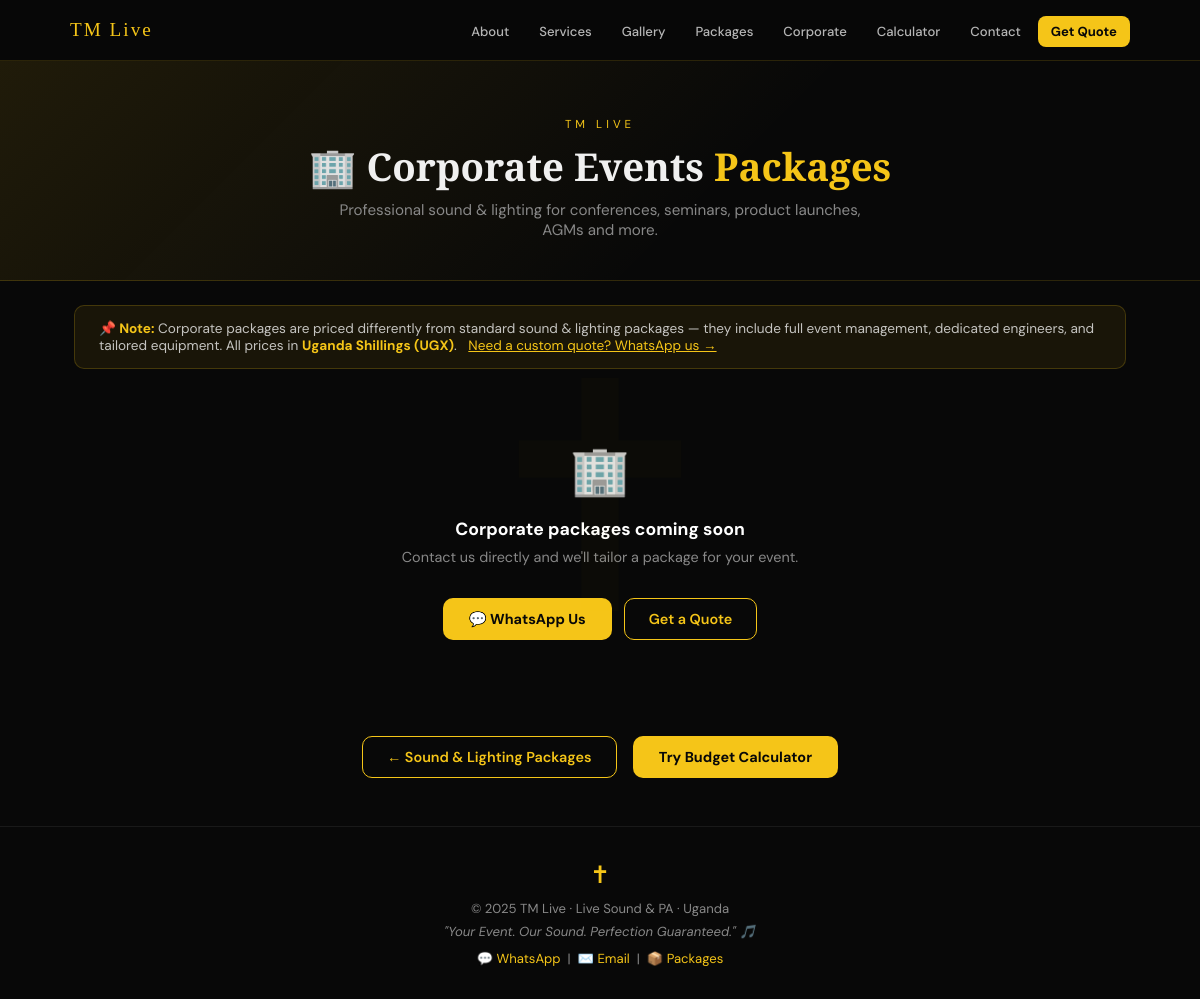
Page /corporate/ on the earlier database version.
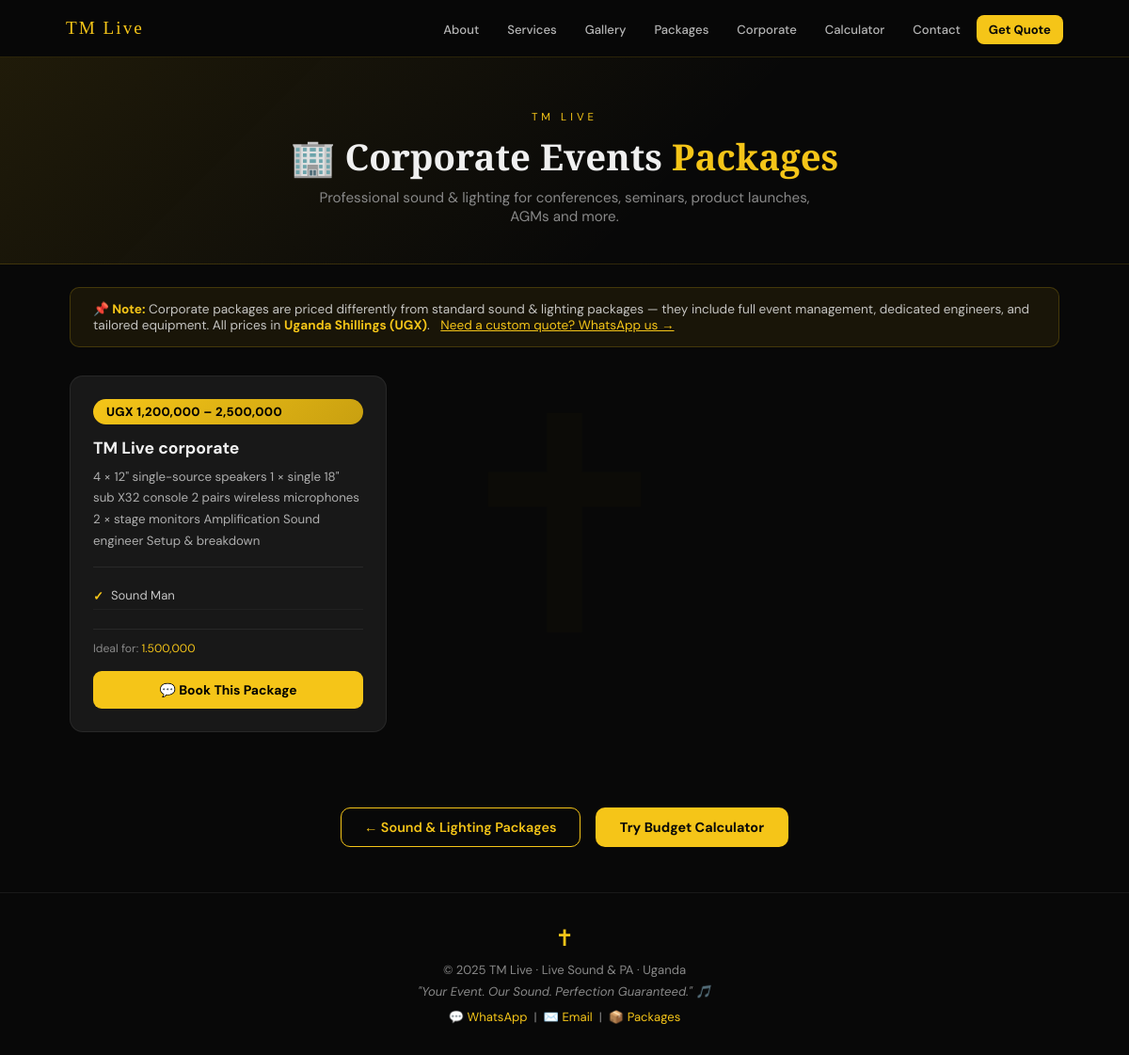
Same page on the later database version.
### catalogue/models.py (models this page shows, shortened)
class SiteSettings(models.Model):
    site_name     = models.CharField(max_length=100, default="TM Live")
    tagline       = models.CharField(max_length=200, default="Your Event. Our Sound. Perfection Guaranteed.")
    logo          = models.ImageField(upload_to=logo_upload_path, blank=True, null=True,
                                      help_text="Logo shown in the hero circle")
    hero_image    = models.ImageField(upload_to=hero_upload_path, blank=True, null=True,
                                      help_text="Background image for the hero section (optional)")
    hero_line1    = models.CharField(max_length=60, default="YOUR EVENT",
                                     help_text="First cycling headline line")
    hero_line2    = models.CharField(max_length=60, default="OUR SOUND",
                                     help_text="Second cycling headline line")
    hero_line3    = models.CharField(max_length=60, default="PERFECTION",
                                     help_text="Third cycling headline line")
    hero_line4    = models.CharField(max_length=60, default="GUARANTEED",
                                     help_text="Fourth cycling headline line")
    hero_verse    = models.CharField(max_length=300,
                                     default="Professional Sound. Honouring Your Faith. Glorifying Christ.",
                                     help_text="Small italic text above the headline")
    phone_calls   = models.CharField(max_length=30, default="+256704995334",
                                     help_text="Primary phone (calls)")
    phone_wa1     = models.CharField(max_length=30, default="+256777523280",
                                     help_text="WhatsApp number 1")
    phone_wa2     = models.CharField(max_length=30, default="+256750329798",
                                     help_text="WhatsApp number 2 (leave blank to hide)")
    email         = models.EmailField(default="tmlive256@gmail.com")
    location      = models.CharField(max_length=100, default="Uganda")
    vision_title  = models.CharField(max_length=200,
                                     default="Professional Sound. Honouring Your Faith. Glorifying Christ.")
    vision_body   = models.TextField(
        default=(
            "TM Live is a Trusted PA System and Live Sound Provider Company committed to delivering "
            "exceptional audio experiences with Professionalism, Integrity, and Excellence. Whether "
            "you're hosting a celebration, a corporate gathering, a church event, or a community "
            "function, we provide reliable sound solutions tailored to your event's needs.\n\n"
            "Our foundation is rooted in Christian values, guiding us to serve every client with "
            "honesty, respect, and a commitment to excellence. Honouring both your Faith and Christ.\n\n"
            "We believe every event deserves sound that is clear, engaging, and memorable. 🎶"
        ),
        help_text="Supports line breaks. Use **bold** for emphasis."
    )
    footer_note   = models.CharField(max_length=300,
                                     default="© 2025 TM Live · Live Sound & PA · Uganda",
                                     blank=True)
    class Meta:
        verbose_name = "Site Settings"
        verbose_name_plural = "Site Settings"
    @classmethod
    def get(cls):
        obj, _ = cls.objects.get_or_create(pk=1)
        return obj
    def wa1_digits(self):
        return ''.join(c for c in self.phone_wa1 if c.isdigit())

class CorporatePackage(models.Model):
    name        = models.CharField(max_length=120)
    description = models.TextField(blank=True)
    price_min   = models.IntegerField(help_text="Min price in UGX")
    price_max   = models.IntegerField(help_text="Max price in UGX (same as min = fixed price)")
    includes    = models.TextField(help_text="What's included — one item per line")
    ideal_for   = models.CharField(max_length=300, blank=True)
    order       = models.PositiveIntegerField(default=0)
    is_active   = models.BooleanField(default=True)
    class Meta:
        ordering = ['order', 'price_min']
        verbose_name = 'Corporate Package'
        verbose_name_plural = 'Corporate Packages'
    def includes_list(self):
        return [i.strip() for i in self.includes.strip().splitlines() if i.strip()]
    def price_display(self):
        lo = f"UGX {self.price_min:,}"
        if self.price_max and self.price_max != self.price_min:
            return f"{lo} – {self.price_max:,}"
        return lo

### catalogue/views.py (the view)
# urls.py: path('corporate/', views.corporate, name='corporate'),
def corporate(request):
    s = SiteSettings.get()
    packages = CorporatePackage.objects.filter(is_active=True)
    return render(request, 'catalogue/corporate.html', {'packages': packages, 's': s})

### catalogue/context_processors.py (called while the page is built)
def site_settings(request):
    return {'s': SiteSettings.get()}

### catalogue/templates/catalogue/corporate.html (shortened to what this page needs)
{% extends 'catalogue/base.html' %}
{% load static %}
{% block full_page %}
<div class="corp-hero">
  <p style="font-size:.72rem;letter-spacing:4px;text-transform:uppercase;color:var(--gold);margin-bottom:8px;">TM Live</p>
  <h1>🏢 Corporate Events <span style="color:var(--gold)">Packages</span></h1>
  <p>Professional sound & lighting for conferences, seminars, product launches, AGMs and more.</p>
</div>
<div style="max-width:1100px;margin:0 auto;padding:1.5rem 1.5rem 0;">
  <div class="note-banner">
    <strong>📌 Note:</strong> Corporate packages are priced differently from standard sound & lighting packages —
    they include full event management, dedicated engineers, and tailored equipment.
    All prices in <strong>Uganda Shillings (UGX)</strong>.
    <a href="https://wa.me/256777523280" style="color:var(--gold);margin-left:8px;">Need a custom quote? WhatsApp us →</a>
  </div>
</div>
{% if packages %}
<div class="pkg-grid">
  {% for pkg in packages %}
  <div class="pkg-card">
    <span class="pkg-price-tag">{{ pkg.price_display }}</span>
    <div class="pkg-name">{{ pkg.name }}</div>
    {% if pkg.description %}
    <div class="pkg-desc">{{ pkg.description }}</div>
    {% endif %}
    <ul class="pkg-includes">
      {% for item in pkg.includes_list %}
      <li>{{ item }}</li>
      {% endfor %}
    </ul>
    {% if pkg.ideal_for %}
    <div class="pkg-ideal">Ideal for: <span>{{ pkg.ideal_for }}</span></div>
    {% endif %}
    <a href="https://wa.me/256777523280?text={{ pkg.name|urlencode }}%20-%20Corporate%20Package%20Enquiry"
       class="pkg-book" target="_blank">
      💬 Book This Package
    </a>
  </div>
  {% endfor %}
</div>
{% else %}
<div class="empty-state" style="padding:5rem 2rem;">
  <div style="font-size:3rem;margin-bottom:1rem;">🏢</div>
  <h3>Corporate packages coming soon</h3>
  <p>Contact us directly and we'll tailor a package for your event.</p>
  <div style="margin-top:2rem;display:flex;gap:12px;justify-content:center;flex-wrap:wrap;">
    <a href="https://wa.me/256777523280" class="btn-gold">💬 WhatsApp Us</a>
    <a href="{% url 'catalogue:request_quote' %}" class="btn-outline">Get a Quote</a>
  </div>
</div>
{% endif %}
<div style="text-align:center;padding:1rem 1.5rem 3rem;">
  <a href="{% url 'catalogue:catalogue' %}" class="btn-outline" style="margin-right:12px;">← Sound & Lighting Packages</a>
  <a href="{% url 'catalogue:budget_calculator' %}" class="btn-gold">Try Budget Calculator</a>
</div>
{% endblock %}

### catalogue/templates/catalogue/base.html (shortened to what this page needs)
{% load static %}
<!DOCTYPE html>
<html lang="en">
<head>
</head>
<body>
  <nav>
    <div class="nav-inner">
      <a href="{% url 'catalogue:home' %}" class="nav-logo">{{ s.site_name|default:"TM Live" }}</a>
      <ul class="nav-links">
        <li><a href="{% url 'catalogue:home' %}#about">About</a></li>
        <li><a href="{% url 'catalogue:home' %}#services">Services</a></li>
        <li><a href="{% url 'catalogue:home' %}#gallery">Gallery</a></li>
        <li><a href="{% url 'catalogue:catalogue' %}">Packages</a></li>
        <li><a href="{% url 'catalogue:corporate' %}">Corporate</a></li>
        <li><a href="{% url 'catalogue:budget_calculator' %}">Calculator</a></li>
        <li><a href="{% url 'catalogue:home' %}#contact">Contact</a></li>
        <li><a href="{% url 'catalogue:request_quote' %}" class="nav-cta">Get Quote</a></li>
      </ul>
    </div>
  </nav>
  {% block full_page %}{% endblock %}
  <footer>
    <span class="cross">&#x271D;&#xFE0E;</span>
    <p>{{ s.footer_note|default:"© 2025 TM Live · Live Sound & PA · Uganda" }}</p>
    <p style="margin-top:6px; font-style:italic;">"{{ s.tagline|default:"Your Event. Our Sound. Perfection Guaranteed." }}" 🎵</p>
    <p style="margin-top:10px;">
      <a href="https://wa.me/{{ s.wa1_digits }}">💬 WhatsApp</a> &nbsp;|&nbsp;
      <a href="mailto:{{ s.email }}">✉️ Email</a> &nbsp;|&nbsp;
      <a href="{% url 'catalogue:catalogue' %}">📦 Packages</a>
    </p>
  </footer>
</body>
</html>

### catalogue/templates/catalogue/base.html (style rules this page uses)
*, *::before, *::after { box-sizing: border-box; margin: 0; padding: 0; }
:root { --gold: #F5C518; --gold2: #c9a010; --gold-light: #ffe066; --black: #080808; --dark: #111; --dark2: #181818; --dark3: #1f1f1f; --text: #f0f0f0; --muted: #888; --grey: #888; --radius: 12px; }
html { scroll-behavior: smooth; }
body { background: var(--black); color: var(--text); font-family: 'DM Sans', sans-serif; overflow-x: hidden; }
body::before { content: '\271D'; position: fixed; top: 50%; left: 50%; transform: translate(-50%,-50%); font-size: 320px; color: rgba(245,197,24,0.018); pointer-events: none; z-index: 0; line-height: 1; font-family: Arial, Helvetica, sans-serif; }
nav { position: sticky; top: 0; z-index: 200; background: rgba(8,8,8,0.92); backdrop-filter: blur(12px); border-bottom: 1px solid rgba(245,197,24,0.15); }
.nav-inner { max-width: 1100px; margin: 0 auto; display: flex; align-items: center; justify-content: space-between; height: 60px; padding: 0 20px; }
.nav-logo { font-family: 'Cinzel', serif; font-size: 1.2rem; color: var(--gold); text-decoration: none; letter-spacing: 2px; }
.nav-links { display: flex; gap: 4px; list-style: none; }
.nav-links a { color: rgba(255,255,255,0.7); text-decoration: none; font-size: 0.82rem; font-weight: 500; padding: 7px 13px; border-radius: 8px; transition: all 0.2s; }
.nav-cta { background: var(--gold) !important; color: var(--black) !important; font-weight: 700 !important; }
.btn-gold { display: inline-flex; align-items: center; gap: 8px; padding: 12px 26px; border-radius: 10px; background: var(--gold); color: var(--black); font-weight: 700; font-size: 0.9rem; text-decoration: none; border: none; cursor: pointer; font-family: 'DM Sans', sans-serif; transition: all 0.2s; }
.btn-outline { display: inline-flex; align-items: center; gap: 8px; padding: 11px 24px; border-radius: 10px; background: transparent; color: var(--gold); border: 1.5px solid var(--gold); font-weight: 600; font-size: 0.9rem; text-decoration: none; cursor: pointer; font-family: 'DM Sans', sans-serif; transition: all 0.2s; }
footer { text-align: center; padding: 32px 20px; border-top: 1px solid rgba(255,255,255,0.07); font-size: 0.82rem; color: var(--muted); }
footer .cross { font-size: 1.5rem; color: var(--gold); display: block; margin-bottom: 10px; }
footer span { color: var(--gold); }
footer a { color: var(--gold); text-decoration: none; }

Differences in the rows shown:
added CorporatePackage: price_display "UGX 1,200,000 – 2,500,000", name "TM Live corporate", description "4 × 12\" single-source speakers 1 × single 18\" sub X32 console 2 pairs wireless microphones 2 × stage monitors Amplification Sound engineer Setup & breakdown", includes_list "Sound Man", ideal_for "1.500,000"
Other differences:
text no longer shown: "🏢 Corporate packages coming soon Contact us directly and we'll tailor a package for your event. 💬 WhatsApp Us Get a Quote"
